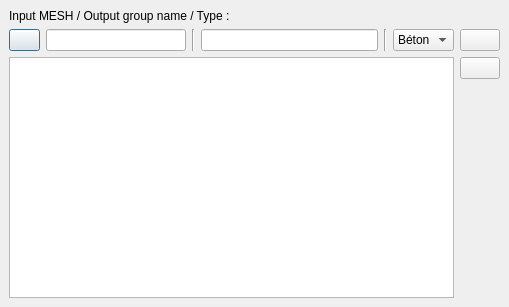
<ui version="4.0" >
 <class>InputFrame</class>
 <widget class="QDialog" name="InputFrame" >
  <property name="geometry" >
   <rect>
    <x>0</x>
    <y>0</y>
    <width>509</width>
    <height>307</height>
   </rect>
  </property>
  <property name="windowTitle" >
   <string>Input parameters</string>
  </property>
  <layout class="QHBoxLayout" >
   <property name="margin" >
    <number>9</number>
   </property>
   <property name="spacing" >
    <number>6</number>
   </property>
   <item>
    <layout class="QVBoxLayout" >
     <property name="margin" >
      <number>0</number>
     </property>
     <property name="spacing" >
      <number>6</number>
     </property>
     <item>
      <widget class="QLabel" name="lblSmeshObject" >
       <property name="text" >
        <string>Input MESH / Output group name / Type :</string>
       </property>
      </widget>
     </item>
     <item>
      <layout class="QHBoxLayout" >
       <property name="margin" >
        <number>0</number>
       </property>
       <property name="spacing" >
        <number>6</number>
       </property>
       <item>
        <layout class="QVBoxLayout" >
         <property name="margin" >
          <number>0</number>
         </property>
         <property name="spacing" >
          <number>6</number>
         </property>
         <item>
          <layout class="QHBoxLayout" >
           <property name="margin" >
            <number>0</number>
           </property>
           <property name="spacing" >
            <number>6</number>
           </property>
           <item>
            <layout class="QHBoxLayout" >
             <property name="margin" >
              <number>0</number>
             </property>
             <property name="spacing" >
              <number>6</number>
             </property>
             <item>
              <widget class="QPushButton" name="btnSmeshObject" >
               <property name="sizePolicy" >
                <sizepolicy>
                 <hsizetype>0</hsizetype>
                 <vsizetype>0</vsizetype>
                 <horstretch>0</horstretch>
                 <verstretch>0</verstretch>
                </sizepolicy>
               </property>
               <property name="maximumSize" >
                <size>
                 <width>31</width>
                 <height>16777215</height>
                </size>
               </property>
               <property name="text" >
                <string/>
               </property>
               <property name="icon" >
                <iconset>select.png</iconset>
               </property>
              </widget>
             </item>
             <item>
              <widget class="QLineEdit" name="txtSmeshObject" >
               <property name="toolTip" >
                <string comment="Select the input mesh in the object browser" />
               </property>
              </widget>
             </item>
            </layout>
           </item>
           <item>
            <widget class="Line" name="line" >
             <property name="orientation" >
              <enum>Qt::Vertical</enum>
             </property>
            </widget>
           </item>
           <item>
            <widget class="QLineEdit" name="txtGroupName" >
             <property name="toolTip" >
              <string comment="Specify the name of the associated group in the output mesh" />
             </property>
            </widget>
           </item>
           <item>
            <widget class="Line" name="line_2" >
             <property name="orientation" >
              <enum>Qt::Vertical</enum>
             </property>
            </widget>
           </item>
           <item>
            <widget class="QComboBox" name="cmbMeshType" >
             <property name="toolTip" >
              <string comment="Select the type of the mesh" />
             </property>
             <item>
              <property name="text" >
               <string>Béton</string>
              </property>
              <property name="icon" >
               <iconset>concrete.png</iconset>
              </property>
             </item>
             <item>
              <property name="text" >
               <string>Acier</string>
              </property>
              <property name="icon" >
               <iconset>steelbar.png</iconset>
              </property>
             </item>
            </widget>
           </item>
          </layout>
         </item>
         <item>
          <widget class="QTableView" name="tblListInput" />
         </item>
        </layout>
       </item>
       <item>
        <layout class="QVBoxLayout" >
         <property name="margin" >
          <number>0</number>
         </property>
         <property name="spacing" >
          <number>6</number>
         </property>
         <item>
          <widget class="QPushButton" name="btnAddInput" >
           <property name="text" >
            <string/>
           </property>
           <property name="icon" >
            <iconset>addinput.png</iconset>
           </property>
          </widget>
         </item>
         <item>
          <widget class="QPushButton" name="btnDeleteInput" >
           <property name="text" >
            <string/>
           </property>
           <property name="icon" >
            <iconset>deleteinput.png</iconset>
           </property>
          </widget>
         </item>
         <item>
          <spacer>
           <property name="orientation" >
            <enum>Qt::Vertical</enum>
           </property>
           <property name="sizeHint" >
            <size>
             <width>20</width>
             <height>40</height>
            </size>
           </property>
          </spacer>
         </item>
        </layout>
       </item>
      </layout>
     </item>
    </layout>
   </item>
  </layout>
 </widget>
 <resources/>
 <connections/>
</ui>
